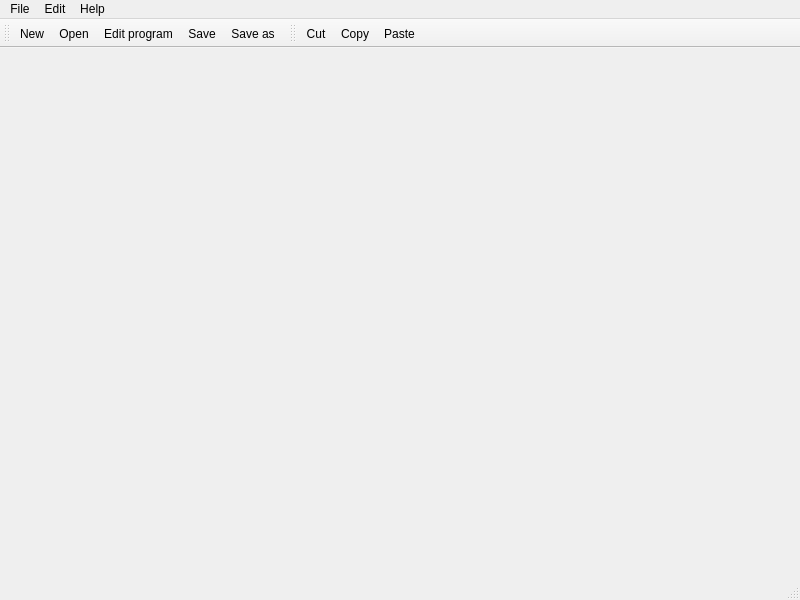
<?xml version="1.0" encoding="UTF-8"?>
<ui version="4.0">
 <class>MainWindow</class>
 <widget class="QMainWindow" name="MainWindow">
  <property name="geometry">
   <rect>
    <x>0</x>
    <y>0</y>
    <width>800</width>
    <height>600</height>
   </rect>
  </property>
  <property name="windowTitle">
   <string/>
  </property>
  <property name="windowIcon">
   <iconset resource="resources.qrc">
    <normaloff>:/icons/tech-skill-logo.png</normaloff>:/icons/tech-skill-logo.png</iconset>
  </property>
  <widget class="QWidget" name="centralwidget"/>
  <widget class="QMenuBar" name="MenuBar">
   <property name="geometry">
    <rect>
     <x>0</x>
     <y>0</y>
     <width>800</width>
     <height>21</height>
    </rect>
   </property>
   <widget class="QMenu" name="menuFile">
    <property name="title">
     <string>File</string>
    </property>
    <addaction name="actionNew"/>
    <addaction name="actionOpen"/>
    <addaction name="actionSave"/>
    <addaction name="actionSave_as"/>
    <addaction name="separator"/>
    <addaction name="actionExit"/>
   </widget>
   <widget class="QMenu" name="menuEdit">
    <property name="title">
     <string>Edit</string>
    </property>
    <addaction name="actionCut"/>
    <addaction name="actionCopy"/>
    <addaction name="actionPaste"/>
    <addaction name="separator"/>
    <addaction name="actionEdit_Json"/>
   </widget>
   <widget class="QMenu" name="menuHelp">
    <property name="title">
     <string>Help</string>
    </property>
    <addaction name="actionAbout"/>
   </widget>
   <addaction name="menuFile"/>
   <addaction name="menuEdit"/>
   <addaction name="menuHelp"/>
  </widget>
  <widget class="QToolBar" name="fileToolBar">
   <property name="windowTitle">
    <string>toolBar</string>
   </property>
   <attribute name="toolBarArea">
    <enum>TopToolBarArea</enum>
   </attribute>
   <attribute name="toolBarBreak">
    <bool>false</bool>
   </attribute>
   <addaction name="actionNew"/>
   <addaction name="actionOpen"/>
   <addaction name="actionEdit_Json"/>
   <addaction name="actionSave"/>
   <addaction name="actionSave_as"/>
  </widget>
  <widget class="QStatusBar" name="statusBar"/>
  <widget class="QToolBar" name="editToolBar">
   <property name="windowTitle">
    <string>toolBar</string>
   </property>
   <attribute name="toolBarArea">
    <enum>TopToolBarArea</enum>
   </attribute>
   <attribute name="toolBarBreak">
    <bool>false</bool>
   </attribute>
   <addaction name="actionCut"/>
   <addaction name="actionCopy"/>
   <addaction name="actionPaste"/>
  </widget>
  <action name="actionNew">
   <property name="enabled">
    <bool>true</bool>
   </property>
   <property name="icon">
    <iconset resource="resources.qrc">
     <normaloff>:/icons/new.png</normaloff>:/icons/new.png</iconset>
   </property>
   <property name="text">
    <string>New</string>
   </property>
   <property name="statusTip">
    <string>Create a new file</string>
   </property>
   <property name="shortcut">
    <string>Ctrl+N</string>
   </property>
  </action>
  <action name="actionOpen">
   <property name="icon">
    <iconset resource="resources.qrc">
     <normaloff>:/icons/open.png</normaloff>:/icons/open.png</iconset>
   </property>
   <property name="text">
    <string>Open...</string>
   </property>
   <property name="statusTip">
    <string>Open an existing file</string>
   </property>
   <property name="shortcut">
    <string>Ctrl+O</string>
   </property>
  </action>
  <action name="actionSave">
   <property name="icon">
    <iconset resource="resources.qrc">
     <normaloff>:/icons/save.png</normaloff>:/icons/save.png</iconset>
   </property>
   <property name="text">
    <string>Save</string>
   </property>
   <property name="statusTip">
    <string>Save the current file</string>
   </property>
   <property name="shortcut">
    <string>Ctrl+S</string>
   </property>
  </action>
  <action name="actionSave_as">
   <property name="icon">
    <iconset resource="resources.qrc">
     <normaloff>:/icons/save_arrow.png</normaloff>:/icons/save_arrow.png</iconset>
   </property>
   <property name="text">
    <string>Save as...</string>
   </property>
   <property name="statusTip">
    <string>Save current file with a new name</string>
   </property>
   <property name="shortcut">
    <string>Ctrl+Shift+S</string>
   </property>
  </action>
  <action name="actionExit">
   <property name="icon">
    <iconset resource="resources.qrc">
     <normaloff>:/icons/close.png</normaloff>:/icons/close.png</iconset>
   </property>
   <property name="text">
    <string>Exit</string>
   </property>
   <property name="shortcut">
    <string>Ctrl+Q</string>
   </property>
  </action>
  <action name="actionCut">
   <property name="icon">
    <iconset resource="resources.qrc">
     <normaloff>:/icons/cut.png</normaloff>:/icons/cut.png</iconset>
   </property>
   <property name="text">
    <string>Cut</string>
   </property>
   <property name="shortcut">
    <string>Ctrl+X</string>
   </property>
  </action>
  <action name="actionCopy">
   <property name="icon">
    <iconset resource="resources.qrc">
     <normaloff>:/icons/copy.png</normaloff>:/icons/copy.png</iconset>
   </property>
   <property name="text">
    <string>Copy</string>
   </property>
   <property name="shortcut">
    <string>Ctrl+C</string>
   </property>
  </action>
  <action name="actionPaste">
   <property name="icon">
    <iconset resource="resources.qrc">
     <normaloff>:/icons/paste.png</normaloff>:/icons/paste.png</iconset>
   </property>
   <property name="text">
    <string>Paste</string>
   </property>
   <property name="shortcut">
    <string>Ctrl+V</string>
   </property>
  </action>
  <action name="actionAbout">
   <property name="text">
    <string>About...</string>
   </property>
  </action>
  <action name="actionEdit_Json">
   <property name="icon">
    <iconset resource="resources.qrc">
     <normaloff>:/icons/edit.png</normaloff>:/icons/edit.png</iconset>
   </property>
   <property name="text">
    <string>Edit program</string>
   </property>
   <property name="toolTip">
    <string>Edit (JSON) program</string>
   </property>
   <property name="statusTip">
    <string>Edit the (JSON)  program in the text editor</string>
   </property>
  </action>
 </widget>
 <resources>
  <include location="resources.qrc"/>
  <include location="resources.qrc"/>
 </resources>
 <connections/>
</ui>
